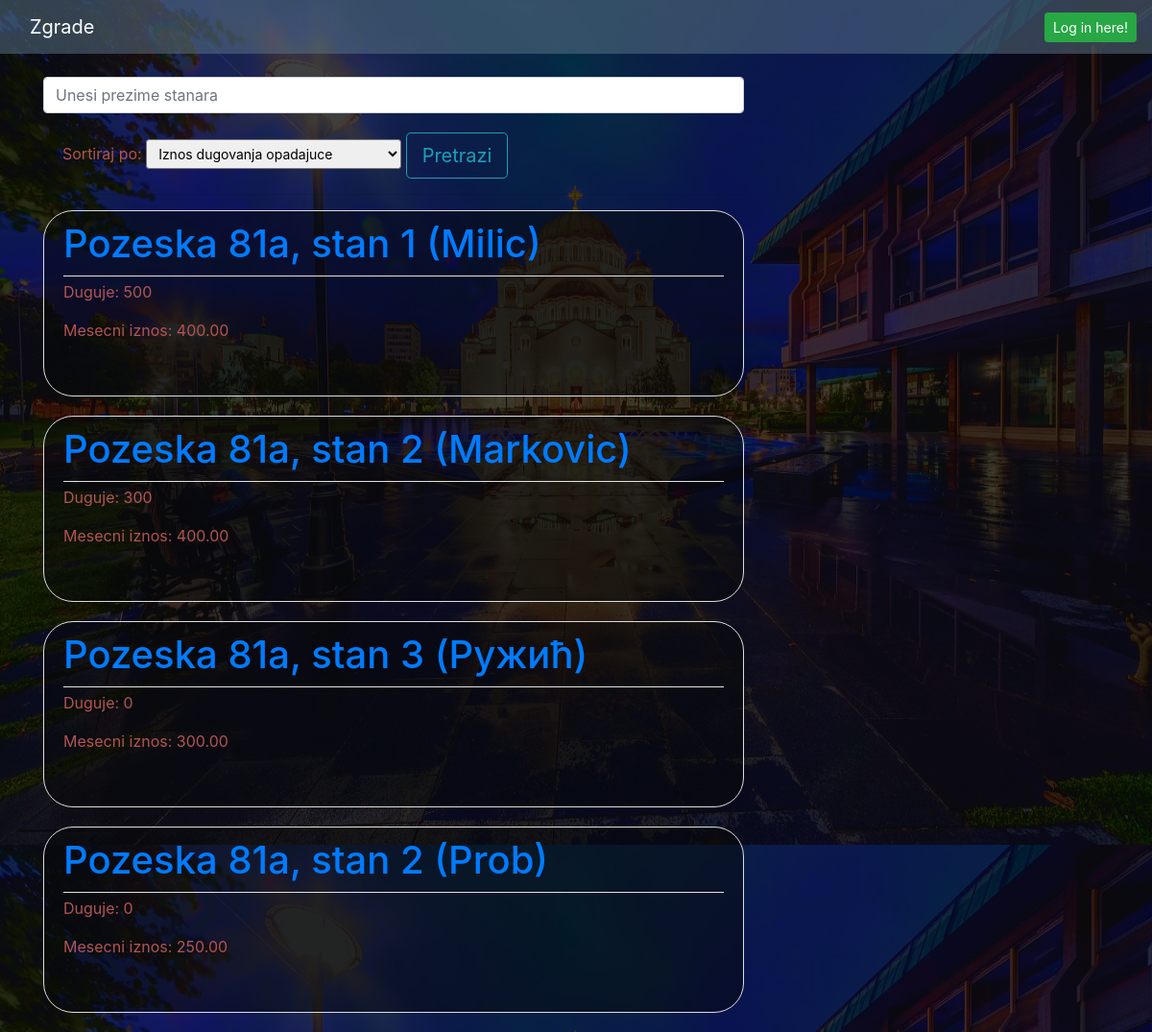
The app's page /stanari with its own data.
### blog/models.py (models this page shows)
class Stanar(models.Model):
    user = models.OneToOneField(User, on_delete= models.CASCADE)
    zgrada = models.ForeignKey(Zgrada, on_delete=models.CASCADE, related_name='stanari')
    prezime = models.CharField(max_length=255)
    brojStana = models.IntegerField()
    mesecniIznos = models.DecimalField(decimal_places=2, max_digits=10)
    racunstanar = models.ManyToManyField(Period, through='RacunStanara')
    dugovanje = models.IntegerField(default = 0, verbose_name='dugovanje (rsd)')
    profile_pic = models.ImageField(null=True, blank=True, default= 'anonymous.jpg')
    def __str__(self):
        return  str(self.zgrada) + ', stan ' + str(self.brojStana) + ' (' + self.prezime + ')'

class Zgrada(models.Model):
    ulica = models.CharField(max_length=255)
    broj = models.CharField(max_length=255)
    def __str__(self):
        return self.ulica + ' ' + self.broj

### blog/views.py (the view)
# urls.py: path('stanari', StanarListView.as_view(), name='stanar-list'),
class StanarListView(ListView):
    model = Stanar
    context_object_name = 'stanari'
    def get_queryset(self):
        queryset = Stanar.objects.all()
        prezime = self.request.GET.get("prezime")
        sort = self.request.GET.get("sort")
        print(sort)
        if prezime:
            if(prezime != ''):
                queryset = Stanar.objects.filter(prezime__icontains = prezime)
        if(sort == "iznosDugovanjaOpadajuce"):
            queryset = queryset.order_by('-dugovanje')
        elif(sort == 'iznosDugovanjaRastuce'):
            queryset = queryset.order_by('dugovanje')
        elif(sort == 'mesecniIznosOpadajuce'):
            queryset = queryset.order_by('-mesecniIznos')
        elif(sort == 'mesecniIznosRastuce'):
            queryset = queryset.order_by('mesecniIznos')
        return queryset

### blog/templates/blog/stanar_list.html (shortened to what this page needs)
{% extends "blog/base.html" %}
{% block content %}
    <form action= {% url 'stanar-list' %} method="GET">
      <input id="prezime" type="text" name="prezime" placeholder="Unesi prezime stanara" class="form-control">
      <div class="sortiranje">
        <span>Sortiraj po:</span>
        <select name="sort" id="sort" class="form-control-sm">
          <option value="iznosDugovanjaOpadajuce">Iznos dugovanja opadajuce</option>
        </select>
      <input type="submit" value="Pretrazi" class="btn btn-lg btn-outline-info">
      </div>
    </form>
    <hr>
    {% for stanar in stanari %}
        <article class="media content-section">
          <div class="media-body">
            <div class="article-metadata">
             <h1> <a class="mr-2" href="{% url 'stanar-detail' stanar.id %}">{{ stanar }}</a> </h1>
            </div>
            <p>
                 Duguje: {{ stanar.dugovanje }}
            </p>
            <p>
                 Mesecni iznos: {{ stanar.mesecniIznos }}
            </p>
          </div>
        </article>
    {% endfor %}
{% endblock content %}

### blog/static/blog/main.css (style rules this page uses)
body { background: #fafafa; color: #b25454; margin-top: 5rem; }
h1, h2, h3, h5, h6 { color: #444444; }
.content-section { background: rgba(6, 9, 10, 0.5); padding: 10px 20px; border: 1px solid #dddddd; border-radius: 31px; margin-bottom: 20px; padding-bottom:40px; }
.article-metadata { padding-bottom: 1px; margin-bottom: 4px; border-bottom: 1px solid #e3e3e3 }
.sortiranje { margin: 20px; margin-bottom: 5px; }

### blog/templates/blog/base.html (style rules this page uses)
body { background-color: rgba(40, 0, 0, 0.79) !important; background-image: url("../../static/blog/beograd.jpg"); background-repeat: repeat-y; height:800px; background-size: 100% 100%; background-blend-mode: color; }

### records on screen
Stanar: zgrada+brojStana+prezime "Pozeska 81a, stan 1 (Milic)", dugovanje "500", mesecniIznos "400.00"
Stanar: zgrada+brojStana+prezime "Pozeska 81a, stan 2 (Markovic)", dugovanje "300", mesecniIznos "400.00"
Stanar: zgrada+brojStana+prezime "Pozeska 81a, stan 3 (Ружић)", dugovanje "0", mesecniIznos "300.00"
Stanar: zgrada+brojStana+prezime "Pozeska 81a, stan 2 (Prob)", dugovanje "0", mesecniIznos "250.00"
